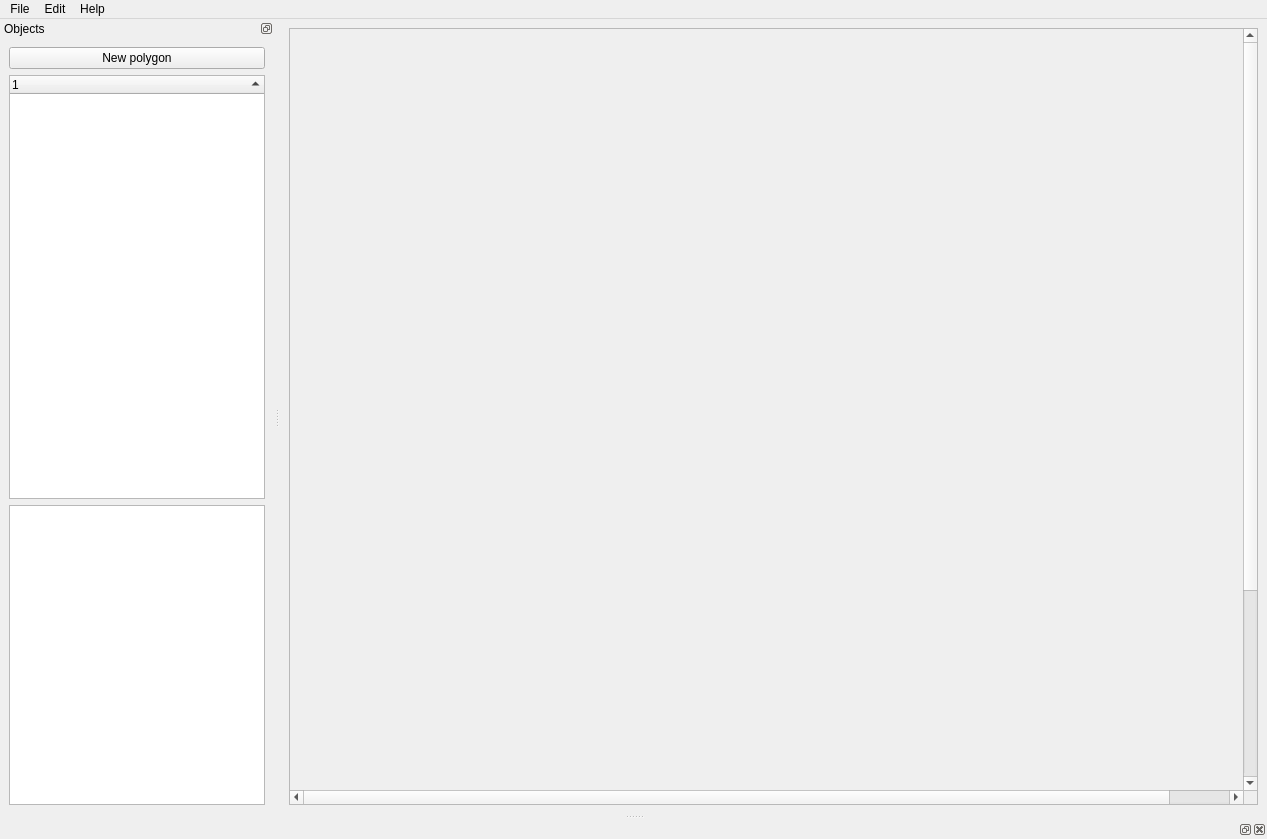
<?xml version="1.0" encoding="UTF-8"?>
<ui version="4.0">
 <class>MainWindow</class>
 <widget class="QMainWindow" name="MainWindow">
  <property name="geometry">
   <rect>
    <x>0</x>
    <y>0</y>
    <width>1267</width>
    <height>839</height>
   </rect>
  </property>
  <property name="windowTitle">
   <string>MainWindow</string>
  </property>
  <widget class="QWidget" name="centralwidget">
   <layout class="QVBoxLayout" name="verticalLayout_3">
    <item>
     <widget class="QScrollArea" name="scrollArea">
      <property name="widgetResizable">
       <bool>true</bool>
      </property>
      <widget class="QWidget" name="scrollAreaWidgetContents">
       <property name="geometry">
        <rect>
         <x>0</x>
         <y>0</y>
         <width>1018</width>
         <height>1018</height>
        </rect>
       </property>
       <layout class="QVBoxLayout" name="verticalLayout">
        <item>
         <widget class="Area" name="paintArea" native="true">
          <property name="minimumSize">
           <size>
            <width>1000</width>
            <height>1000</height>
           </size>
          </property>
          <property name="styleSheet">
           <string notr="true"/>
          </property>
         </widget>
        </item>
       </layout>
      </widget>
     </widget>
    </item>
   </layout>
  </widget>
  <widget class="QDockWidget" name="treeDock">
   <property name="styleSheet">
    <string notr="true"/>
   </property>
   <property name="features">
    <set>QDockWidget::DockWidgetFeature::DockWidgetFloatable|QDockWidget::DockWidgetFeature::DockWidgetMovable</set>
   </property>
   <property name="allowedAreas">
    <set>Qt::DockWidgetArea::LeftDockWidgetArea</set>
   </property>
   <property name="windowTitle">
    <string>Objects</string>
   </property>
   <attribute name="dockWidgetArea">
    <number>1</number>
   </attribute>
   <widget class="QWidget" name="dockWidgetContents">
    <layout class="QVBoxLayout" name="verticalLayout_2">
     <item>
      <widget class="QPushButton" name="newPolygonBtn">
       <property name="text">
        <string>New polygon</string>
       </property>
      </widget>
     </item>
     <item>
      <widget class="QTreeWidget" name="tree">
       <property name="contextMenuPolicy">
        <enum>Qt::ContextMenuPolicy::CustomContextMenu</enum>
       </property>
       <property name="editTriggers">
        <set>QAbstractItemView::EditTrigger::NoEditTriggers</set>
       </property>
       <property name="sortingEnabled">
        <bool>true</bool>
       </property>
       <column>
        <property name="text">
         <string notr="true">1</string>
        </property>
       </column>
      </widget>
     </item>
     <item>
      <widget class="QTreeWidget" name="linkTree">
       <property name="sizePolicy">
        <sizepolicy hsizetype="Expanding" vsizetype="Maximum">
         <horstretch>0</horstretch>
         <verstretch>0</verstretch>
        </sizepolicy>
       </property>
       <property name="minimumSize">
        <size>
         <width>0</width>
         <height>300</height>
        </size>
       </property>
       <property name="maximumSize">
        <size>
         <width>16777215</width>
         <height>300</height>
        </size>
       </property>
       <attribute name="headerVisible">
        <bool>false</bool>
       </attribute>
       <column>
        <property name="text">
         <string notr="true">1</string>
        </property>
       </column>
      </widget>
     </item>
    </layout>
   </widget>
  </widget>
  <widget class="QDockWidget" name="editorDock">
   <property name="floating">
    <bool>false</bool>
   </property>
   <property name="allowedAreas">
    <set>Qt::DockWidgetArea::BottomDockWidgetArea</set>
   </property>
   <property name="windowTitle">
    <string/>
   </property>
   <attribute name="dockWidgetArea">
    <number>8</number>
   </attribute>
   <widget class="QWidget" name="dockWidgetContents_2"/>
  </widget>
  <widget class="QMenuBar" name="menuBar">
   <property name="geometry">
    <rect>
     <x>0</x>
     <y>0</y>
     <width>1267</width>
     <height>24</height>
    </rect>
   </property>
   <widget class="QMenu" name="menuFile">
    <property name="title">
     <string>File</string>
    </property>
    <addaction name="actionNew_file"/>
    <addaction name="actionOpen_File"/>
    <addaction name="actionSave"/>
    <addaction name="actionSave_As"/>
    <addaction name="actionQuit"/>
    <addaction name="actionQuit_2"/>
   </widget>
   <widget class="QMenu" name="menuEdit">
    <property name="title">
     <string>Edit</string>
    </property>
    <addaction name="actionUndo"/>
    <addaction name="actionRedo"/>
    <addaction name="separator"/>
    <addaction name="actionFind"/>
   </widget>
   <widget class="QMenu" name="menuHelp">
    <property name="title">
     <string>Help</string>
    </property>
   </widget>
   <addaction name="menuFile"/>
   <addaction name="menuEdit"/>
   <addaction name="menuHelp"/>
  </widget>
  <action name="actionNew_file">
   <property name="text">
    <string>New File</string>
   </property>
  </action>
  <action name="actionOpen_File">
   <property name="text">
    <string>Open File</string>
   </property>
  </action>
  <action name="actionSave">
   <property name="text">
    <string>Save</string>
   </property>
  </action>
  <action name="actionSave_As">
   <property name="text">
    <string>Save As...</string>
   </property>
  </action>
  <action name="actionQuit">
   <property name="text">
    <string>Preferences</string>
   </property>
  </action>
  <action name="actionUndo">
   <property name="text">
    <string>Undo</string>
   </property>
  </action>
  <action name="actionRedo">
   <property name="text">
    <string>Redo</string>
   </property>
  </action>
  <action name="actionFind">
   <property name="text">
    <string>Find...</string>
   </property>
  </action>
  <action name="actionQuit_2">
   <property name="text">
    <string>Quit</string>
   </property>
  </action>
 </widget>
 <customwidgets>
  <customwidget>
   <class>Area</class>
   <container>1</container>
  </customwidget>
 </customwidgets>
 <resources/>
 <connections/>
</ui>
